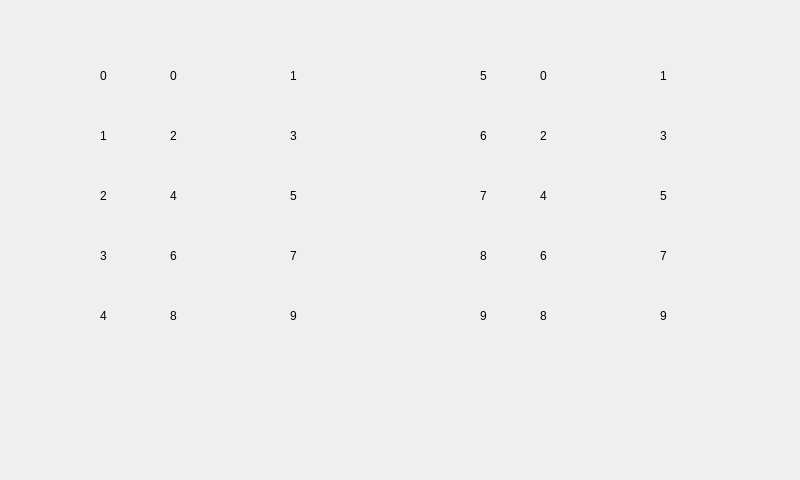
<?xml version="1.0" encoding="UTF-8"?>
<ui version="4.0">
 <class>TestData_Display</class>
 <widget class="QWidget" name="TestData_Display">
  <property name="geometry">
   <rect>
    <x>0</x>
    <y>0</y>
    <width>800</width>
    <height>480</height>
   </rect>
  </property>
  <property name="windowTitle">
   <string>Form</string>
  </property>
  <widget class="QWidget" name="widget" native="true">
   <property name="geometry">
    <rect>
     <x>0</x>
     <y>0</y>
     <width>800</width>
     <height>480</height>
    </rect>
   </property>
   <widget class="QLabel" name="tl_3">
    <property name="geometry">
     <rect>
      <x>290</x>
      <y>120</y>
      <width>81</width>
      <height>31</height>
     </rect>
    </property>
    <property name="text">
     <string>3</string>
    </property>
   </widget>
   <widget class="QLabel" name="tl_6">
    <property name="geometry">
     <rect>
      <x>170</x>
      <y>240</y>
      <width>81</width>
      <height>31</height>
     </rect>
    </property>
    <property name="text">
     <string>6</string>
    </property>
   </widget>
   <widget class="QLabel" name="tl_8">
    <property name="geometry">
     <rect>
      <x>170</x>
      <y>300</y>
      <width>81</width>
      <height>31</height>
     </rect>
    </property>
    <property name="text">
     <string>8</string>
    </property>
   </widget>
   <widget class="QLabel" name="tl_nu0">
    <property name="geometry">
     <rect>
      <x>100</x>
      <y>60</y>
      <width>30</width>
      <height>31</height>
     </rect>
    </property>
    <property name="text">
     <string>0</string>
    </property>
   </widget>
   <widget class="QLabel" name="tl_1">
    <property name="geometry">
     <rect>
      <x>290</x>
      <y>60</y>
      <width>81</width>
      <height>31</height>
     </rect>
    </property>
    <property name="text">
     <string>1</string>
    </property>
   </widget>
   <widget class="QLabel" name="tl_nu2">
    <property name="geometry">
     <rect>
      <x>100</x>
      <y>180</y>
      <width>30</width>
      <height>31</height>
     </rect>
    </property>
    <property name="text">
     <string>2</string>
    </property>
   </widget>
   <widget class="QLabel" name="tl_9">
    <property name="geometry">
     <rect>
      <x>290</x>
      <y>300</y>
      <width>81</width>
      <height>31</height>
     </rect>
    </property>
    <property name="text">
     <string>9</string>
    </property>
   </widget>
   <widget class="QLabel" name="tl_0">
    <property name="geometry">
     <rect>
      <x>170</x>
      <y>60</y>
      <width>81</width>
      <height>31</height>
     </rect>
    </property>
    <property name="text">
     <string>0</string>
    </property>
   </widget>
   <widget class="QLabel" name="tl_nu7">
    <property name="geometry">
     <rect>
      <x>480</x>
      <y>180</y>
      <width>30</width>
      <height>31</height>
     </rect>
    </property>
    <property name="text">
     <string>7</string>
    </property>
   </widget>
   <widget class="QLabel" name="tl_7">
    <property name="geometry">
     <rect>
      <x>290</x>
      <y>240</y>
      <width>81</width>
      <height>31</height>
     </rect>
    </property>
    <property name="text">
     <string>7</string>
    </property>
   </widget>
   <widget class="QLabel" name="tl_4">
    <property name="geometry">
     <rect>
      <x>170</x>
      <y>180</y>
      <width>81</width>
      <height>31</height>
     </rect>
    </property>
    <property name="text">
     <string>4</string>
    </property>
   </widget>
   <widget class="QLabel" name="tl_5">
    <property name="geometry">
     <rect>
      <x>290</x>
      <y>180</y>
      <width>81</width>
      <height>31</height>
     </rect>
    </property>
    <property name="text">
     <string>5</string>
    </property>
   </widget>
   <widget class="QLabel" name="tl_nu6">
    <property name="geometry">
     <rect>
      <x>480</x>
      <y>120</y>
      <width>30</width>
      <height>31</height>
     </rect>
    </property>
    <property name="text">
     <string>6</string>
    </property>
   </widget>
   <widget class="QLabel" name="tl_2">
    <property name="geometry">
     <rect>
      <x>170</x>
      <y>120</y>
      <width>81</width>
      <height>31</height>
     </rect>
    </property>
    <property name="text">
     <string>2</string>
    </property>
   </widget>
   <widget class="QLabel" name="tl_nu5">
    <property name="geometry">
     <rect>
      <x>480</x>
      <y>60</y>
      <width>30</width>
      <height>31</height>
     </rect>
    </property>
    <property name="text">
     <string>5</string>
    </property>
   </widget>
   <widget class="QLabel" name="tl_nu4">
    <property name="geometry">
     <rect>
      <x>100</x>
      <y>300</y>
      <width>30</width>
      <height>31</height>
     </rect>
    </property>
    <property name="text">
     <string>4</string>
    </property>
   </widget>
   <widget class="QLabel" name="tl_nu9">
    <property name="geometry">
     <rect>
      <x>480</x>
      <y>300</y>
      <width>30</width>
      <height>31</height>
     </rect>
    </property>
    <property name="text">
     <string>9</string>
    </property>
   </widget>
   <widget class="QLabel" name="tl_nu8">
    <property name="geometry">
     <rect>
      <x>480</x>
      <y>240</y>
      <width>30</width>
      <height>31</height>
     </rect>
    </property>
    <property name="text">
     <string>8</string>
    </property>
   </widget>
   <widget class="QLabel" name="tl_nu3">
    <property name="geometry">
     <rect>
      <x>100</x>
      <y>240</y>
      <width>30</width>
      <height>31</height>
     </rect>
    </property>
    <property name="text">
     <string>3</string>
    </property>
   </widget>
   <widget class="QLabel" name="tl_nu1">
    <property name="geometry">
     <rect>
      <x>100</x>
      <y>120</y>
      <width>30</width>
      <height>31</height>
     </rect>
    </property>
    <property name="text">
     <string>1</string>
    </property>
   </widget>
   <widget class="QLabel" name="tl_10">
    <property name="geometry">
     <rect>
      <x>540</x>
      <y>60</y>
      <width>81</width>
      <height>31</height>
     </rect>
    </property>
    <property name="text">
     <string>0</string>
    </property>
   </widget>
   <widget class="QLabel" name="tl_12">
    <property name="geometry">
     <rect>
      <x>540</x>
      <y>120</y>
      <width>81</width>
      <height>31</height>
     </rect>
    </property>
    <property name="text">
     <string>2</string>
    </property>
   </widget>
   <widget class="QLabel" name="tl_11">
    <property name="geometry">
     <rect>
      <x>660</x>
      <y>60</y>
      <width>81</width>
      <height>31</height>
     </rect>
    </property>
    <property name="text">
     <string>1</string>
    </property>
   </widget>
   <widget class="QLabel" name="tl_15">
    <property name="geometry">
     <rect>
      <x>660</x>
      <y>180</y>
      <width>81</width>
      <height>31</height>
     </rect>
    </property>
    <property name="text">
     <string>5</string>
    </property>
   </widget>
   <widget class="QLabel" name="tl_16">
    <property name="geometry">
     <rect>
      <x>540</x>
      <y>240</y>
      <width>81</width>
      <height>31</height>
     </rect>
    </property>
    <property name="text">
     <string>6</string>
    </property>
   </widget>
   <widget class="QLabel" name="tl_19">
    <property name="geometry">
     <rect>
      <x>660</x>
      <y>300</y>
      <width>81</width>
      <height>31</height>
     </rect>
    </property>
    <property name="text">
     <string>9</string>
    </property>
   </widget>
   <widget class="QLabel" name="tl_14">
    <property name="geometry">
     <rect>
      <x>540</x>
      <y>180</y>
      <width>81</width>
      <height>31</height>
     </rect>
    </property>
    <property name="text">
     <string>4</string>
    </property>
   </widget>
   <widget class="QLabel" name="tl_13">
    <property name="geometry">
     <rect>
      <x>660</x>
      <y>120</y>
      <width>81</width>
      <height>31</height>
     </rect>
    </property>
    <property name="text">
     <string>3</string>
    </property>
   </widget>
   <widget class="QLabel" name="tl_17">
    <property name="geometry">
     <rect>
      <x>660</x>
      <y>240</y>
      <width>81</width>
      <height>31</height>
     </rect>
    </property>
    <property name="text">
     <string>7</string>
    </property>
   </widget>
   <widget class="QLabel" name="tl_18">
    <property name="geometry">
     <rect>
      <x>540</x>
      <y>300</y>
      <width>81</width>
      <height>31</height>
     </rect>
    </property>
    <property name="text">
     <string>8</string>
    </property>
   </widget>
  </widget>
 </widget>
 <resources/>
 <connections/>
</ui>
